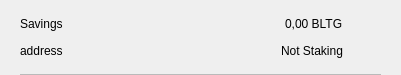
<?xml version="1.0" encoding="UTF-8"?>
<ui version="4.0">
 <class>CSRow</class>
 <widget class="QWidget" name="CSRow">
  <property name="geometry">
   <rect>
    <x>0</x>
    <y>0</y>
    <width>401</width>
    <height>75</height>
   </rect>
  </property>
  <property name="windowTitle">
   <string>Form</string>
  </property>
  <layout class="QVBoxLayout" name="verticalLayout">
   <property name="spacing">
    <number>0</number>
   </property>
   <property name="leftMargin">
    <number>20</number>
   </property>
   <property name="topMargin">
    <number>10</number>
   </property>
   <property name="rightMargin">
    <number>20</number>
   </property>
   <property name="bottomMargin">
    <number>0</number>
   </property>
   <item>
    <widget class="QWidget" name="info" native="true">
     <property name="minimumSize">
      <size>
       <width>0</width>
       <height>0</height>
      </size>
     </property>
     <layout class="QHBoxLayout" name="horizontalLayout_3">
      <property name="leftMargin">
       <number>0</number>
      </property>
      <property name="topMargin">
       <number>0</number>
      </property>
      <property name="rightMargin">
       <number>0</number>
      </property>
      <property name="bottomMargin">
       <number>10</number>
      </property>
      <item>
       <widget class="QWidget" name="container" native="true">
        <property name="minimumSize">
         <size>
          <width>0</width>
          <height>0</height>
         </size>
        </property>
        <layout class="QVBoxLayout" name="verticalLayout_2">
         <property name="spacing">
          <number>0</number>
         </property>
         <property name="leftMargin">
          <number>0</number>
         </property>
         <property name="topMargin">
          <number>0</number>
         </property>
         <property name="rightMargin">
          <number>0</number>
         </property>
         <property name="bottomMargin">
          <number>0</number>
         </property>
         <item>
          <layout class="QHBoxLayout" name="horizontalLayout">
           <item>
            <widget class="QLabel" name="labelName">
             <property name="toolTip">
              <string notr="true"/>
             </property>
             <property name="text">
              <string>Savings</string>
             </property>
            </widget>
           </item>
           <item>
            <spacer name="horizontalSpacer">
             <property name="orientation">
              <enum>Qt::Horizontal</enum>
             </property>
             <property name="sizeHint" stdset="0">
              <size>
               <width>40</width>
               <height>20</height>
              </size>
             </property>
            </spacer>
           </item>
           <item>
            <widget class="QLabel" name="labelAmount">
             <property name="text">
              <string>0,00 BLTG</string>
             </property>
            </widget>
           </item>
          </layout>
         </item>
         <item>
          <layout class="QHBoxLayout" name="horizontalLayout_2">
           <item>
            <widget class="QLabel" name="labelAddress">
             <property name="toolTip">
              <string notr="true"/>
             </property>
             <property name="text">
              <string>address</string>
             </property>
            </widget>
           </item>
           <item>
            <spacer name="horizontalSpacer_2">
             <property name="orientation">
              <enum>Qt::Horizontal</enum>
             </property>
             <property name="sizeHint" stdset="0">
              <size>
               <width>40</width>
               <height>20</height>
              </size>
             </property>
            </spacer>
           </item>
           <item>
            <widget class="QLabel" name="labelStaking">
             <property name="text">
              <string>Not Staking</string>
             </property>
            </widget>
           </item>
          </layout>
         </item>
        </layout>
       </widget>
      </item>
      <item alignment="Qt::AlignHCenter|Qt::AlignVCenter">
       <widget class="QPushButton" name="pushButtonMenu">
        <property name="minimumSize">
         <size>
          <width>24</width>
          <height>24</height>
         </size>
        </property>
        <property name="maximumSize">
         <size>
          <width>32</width>
          <height>32</height>
         </size>
        </property>
        <property name="focusPolicy">
         <enum>Qt::NoFocus</enum>
        </property>
        <property name="styleSheet">
         <string notr="true">border:none; background-color:transparent;</string>
        </property>
        <property name="text">
         <string/>
        </property>
        <property name="icon">
         <iconset>
          <normaloff>://ic-menu-hover</normaloff>://ic-menu-hover</iconset>
        </property>
        <property name="iconSize">
         <size>
          <width>24</width>
          <height>24</height>
         </size>
        </property>
       </widget>
      </item>
     </layout>
    </widget>
   </item>
   <item>
    <widget class="QLabel" name="lblDivisory">
     <property name="minimumSize">
      <size>
       <width>0</width>
       <height>1</height>
      </size>
     </property>
     <property name="maximumSize">
      <size>
       <width>16777215</width>
       <height>1</height>
      </size>
     </property>
     <property name="styleSheet">
      <string notr="true">background-color:#bababa;</string>
     </property>
     <property name="text">
      <string/>
     </property>
     <property name="alignment">
      <set>Qt::AlignBottom|Qt::AlignLeading|Qt::AlignLeft</set>
     </property>
    </widget>
   </item>
  </layout>
 </widget>
 <resources/>
 <connections/>
</ui>
